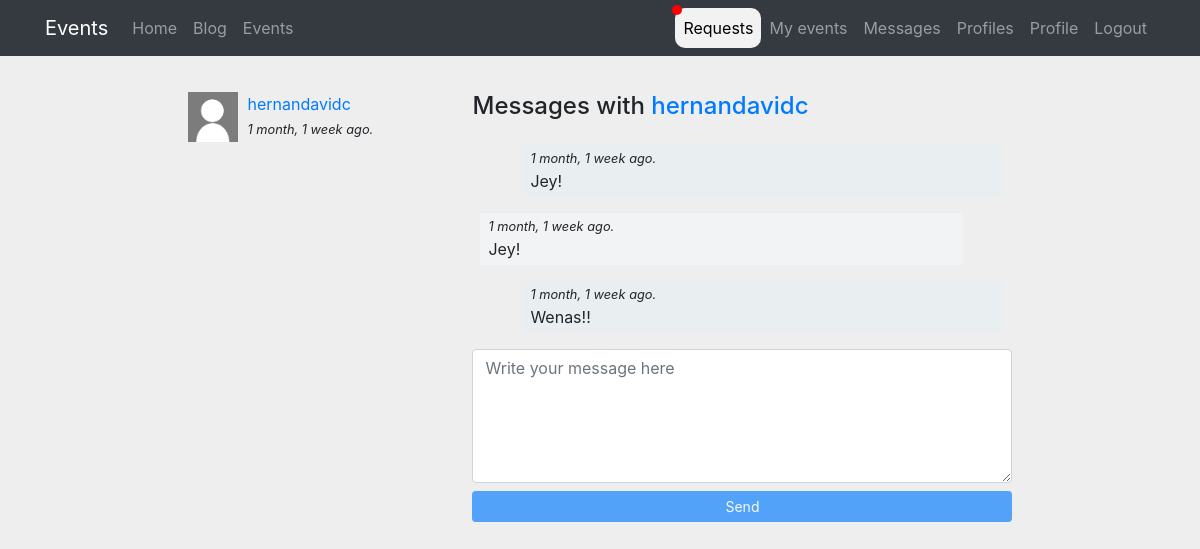
/messenger/1/ (signed in), run on the app's committed database.
### messenger/models.py (models this page shows)
class Thread(models.Model):
    users = models.ManyToManyField(User, related_name='threads')
    messages = models.ManyToManyField(Message)
    update = models.DateTimeField(auto_now=True)
    objects = ThreadManager()
    class Meta:
        ordering = ['-update']

class Message(models.Model):
    user = models.ForeignKey(User, on_delete=models.CASCADE)
    content = models.TextField()
    created = models.DateTimeField(auto_now_add=True)
    class Meta:
        ordering = ['created']

### messenger/views.py (the view)
# urls.py: path('<int:pk>/', ThreadDetail.as_view(), name='detail'),
@method_decorator(login_required, name="dispatch")
class ThreadDetail(DetailView):
    model = Thread
    def get_object(self):
        obj = super(ThreadDetail, self).get_object()
        if self.request.user not in obj.users.all():
            raise Http404()
        return obj

### messenger/templates/messenger/thread_detail.html (shortened to what this page needs)
{% extends 'base.html' %}
{% load static %}
{% block content %}
<main role="main">
  <div class="container">
    <div class="row mt-3">
      <div class="col-md-9 mx-auto mb-5">
        <div class="row">
          <div class="col-md-4">
            {% for thread in request.user.threads.all %}
              {% if thread.messages.all|length > 0 %}
                <div class="mb-3">
                  {% for user in thread.users.all %}
                    {% if user != request.user %}
                      {% if user.profile.avatar %}
                        <img src="{{user.profile.avatar.url}}" class="avatar">
                      {% else %}
                        <img src="{% static 'registration/img/no-avatar.jpg' %}" class="avatar">
                      {% endif %}
                      <div>
                        <a href="{% url 'messenger:detail' thread.pk %}">{{user}}</a><br>
                        <small><i>{{thread.messages.last.created|timesince}} ago.</i></small>
                      </div>
                    {% endif %}
                  {% endfor %}
                </div>
              {% endif %}
            {% endfor %}
          </div>
          <div class="col-md-8">
            {% for user in thread.users.all %}
              {% if user != request.user %}
                <h4 class="mb-4">Messages with <a href="{% url 'profiles:detail' user %} ">{{user}}</a></h4>
              {% endif %}
            {% endfor %}
            <div class="thread" id="thread">
              {% for message in object.messages.all %}
                <div {% if request.user == message.user %}class="mine mb-3"{% else %}class="other mb-3"{% endif %}>
                  <small><i>{{thread.messages.last.created|timesince}} ago.</i></small><br>
                  {{message.content}}
                </div>
              {% endfor %}
            </div>
            <textarea id="content" class="form-control mb-2" rows="5" placeholder="Write your message here"></textarea>
            <button id="send" class="btn btn-primary btn-sm btn-block" disabled>Send</button>
          </div>
        </div>
    </div>
  </div>
</main>
{% endblock %}

### static/core/css/main.css (style rules this page uses)
body { background-color: #EEEEEE }
main { padding-top: 20px; }
:root { --jumbotron-padding-y: 3rem; }

### messenger/templates/messenger/thread_detail.html (style rules this page uses)
.avatar { width:50px; height:50px; float:left; margin-right:10px; }
.thread { max-height:300px; overflow-y:auto; padding:0 0.5em; }
.mine { padding:0 0.5em 0.25em; background-color:rgba(230,242,245,.5); width:92%; margin-left:8%; }
.other { padding:0 0.5em 0.25em; background-color:#f2f3f5; width:92%; }

### data on the page
Thread: messages.last.created "1 month, 1 week"
Message: content "Jey!"
Message: content "Jey!"
Message: content "Wenas!!"

### other printed values
{{ user }} "hernandavidc"
